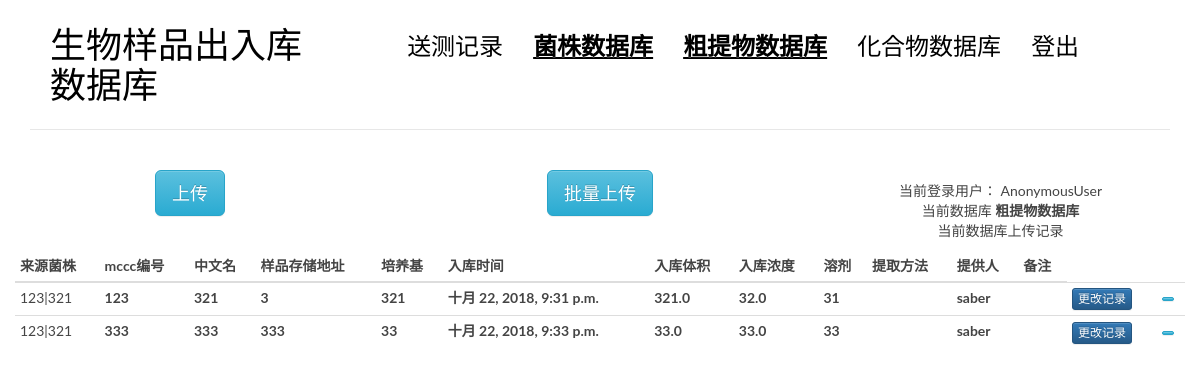
Page /bact/bact2cru/1 on the earlier database version.
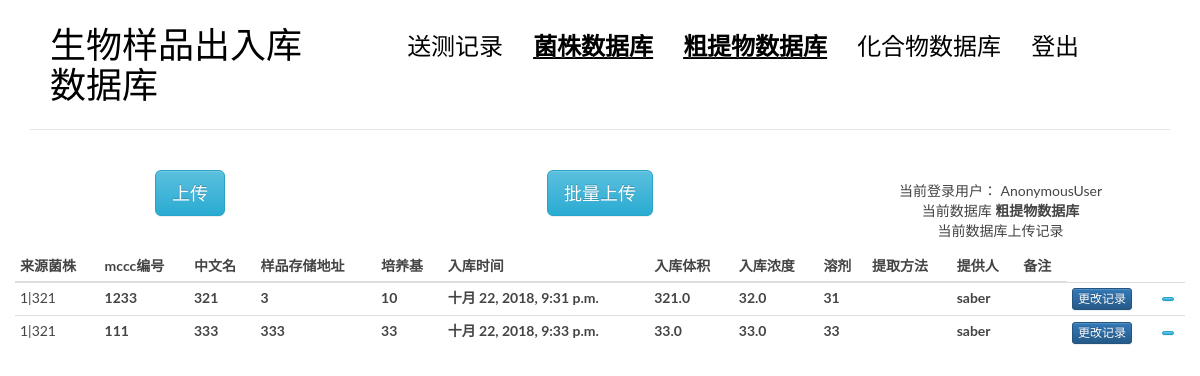
Same page on the later database version.
### blog/models.py (models this page shows, shortened)
class crudeex(models.Model): ##粗提物
    frombact = models.ForeignKey(bact) ##来源菌株  %%没有显示出来
    crunumber = models.CharField(max_length = 50) #粗提物编号，唯一
    mcccnumber = models.CharField(max_length = 50) #mccc编号
    chinesename = models.CharField(max_length = 200) #中文名
    recadd = models.CharField(max_length = 100)#样品存储地址
    media = models.CharField(max_length = 200) #培养基
    entertime = models.DateTimeField(auto_now_add=True,editable = True) #入库时间
    entervol = models.FloatField() #入库体积
    entercol =  models.FloatField() #入库浓度
    solvent = models.CharField(max_length = 100) #溶剂
    exrmethod = models.CharField(max_length = 500, blank = True) #提取方法
    provider = models.ForeignKey(User) #提供人
    comment = models.CharField(max_length = 500, blank = True)

@python_2_unicode_compatible
class bact(models.Model):  #菌株
    bactnumber = models.CharField(max_length = 50,blank = False) #菌株保藏编号 输入
    sourcenum = models.CharField(max_length = 50, blank = True) #平台资源编号 输入
    genus = models.CharField(max_length = 200,blank = False) #属名 输入
    species = models.CharField(max_length = 200,blank = False) #种名 输入
    chinesename = models.CharField(max_length = 200, blank = True) #中文名 输入
    recadd = models.CharField(max_length = 100,blank = False)#样品存储地址 输入
    orinum = models.CharField(max_length = 100, blank = True) #原始资源编号 输入
    history = models.CharField(max_length = 100, blank = True) #来源历史 输入
    storetime = models.DateTimeField(auto_now_add=True,editable = True) #收藏时间
    media = models.CharField(max_length = 50,blank = False) #培养基编号 输入
    getmet = models.CharField(max_length = 100,blank = False) #获取途径 输入
    upload = models.ForeignKey(User, null = True)#保藏人
    modbact = models.CharField(max_length = 50, blank = True)#模式菌株 输入
    mianuse = models.CharField(max_length = 100, blank = True) #主要用途 输入
    danger = models.CharField(max_length = 100, blank = True) #生物危害程度 输入
    comment = models.CharField(max_length = 500, blank = True) #输入
    def __str__(self):
        return self.bactnumber + '|' + self.chinesename

### blog/bact.py (the view)
# urls.py: url(r'^bact/bact2cru/(\d+)$', views.bact2cru, name='bact2cru'),
def bact2cru(request, bactid):
    bacts = bact.objects.get(id = bactid)
    lists = crudeex.objects.filter(frombact = bacts)
    return render(request, 'blog/crudeex.html', context = {'tests' : lists, 'msg' : -1} )

### blog/templatetags/blog_tags.py (called while the page is built)
@register.simple_tag
def get_all_bact():
    return bact.objects.all().order_by('-storetime')

### templates/blog/crudeex.html (shortened to what this page needs)
{% extends 'base.html' %}
{% load blog_tags %}
{%block main %}
<body>
    <div class="row">
        <div class="col-md-4 col-sm-5 col-xs-8">
            <center>
                <button class="btn btn-info btn-primary btn-lg" data-toggle="modal" data-target="#myModal">
                    上传
                </button>
            </center>
        </div>
        <div class="col-md-4 col-sm-5 col-xs-8">
            <center>
                <button class="btn btn-info btn-primary btn-lg" data-toggle="modal" data-target="#batchinput">
                    批量上传
                </button>
            </center>
        </div>
        <div class="col-md-4 col-sm-7 col-xs-4">
            <nav class="main-nav" role="navigation">
                <div class="collapse navbar-collapse" id="bs-example-navbar-collapse-1">
                        <ul class="list-unstyled text-center" >
                            <li>当前登录用户： {{request.user}}</li>
                            <li>当前数据库 <strong>粗提物数据库</strong></li>
                            <li>当前数据库上传记录 {{num}}</li>
                        </ul>
                </div>
            </nav>
        </div>
    </div>
    <div class="col-md-12 col-sm-7 col-xs-4">
    <table class="table table-hover table-condensed">
            <thead>
                <tr>
                    <th>来源菌株</th>
                    <th>mccc编号</th>
                    <th>中文名</th>
                    <th>样品存储地址</th>
                    <th>培养基</th>
                    <th>入库时间</th>
                    <th>入库体积</th>
                    <th>入库浓度</th>
                    <th>溶剂</th>
                    <th>提取方法</th>
                    <th>提供人</th>
                    <th>备注</th>
                </tr>
            </thead>
            <tbody>
                    {% for crudeex in tests %}
                    {% if request.user == crudeex.provider %}
                    <tr class="row1 success"   data-frombact = "{{crudeex.frombact.id}}"
                    data-whatever = "{{crudeex.id}}" data-mcccnumber = "{{crudeex.mcccnumber}}" data-chinesename = "{{crudeex.chinesename}}"
                    data-recadd = "{{crudeex.recadd}}" data-media = "{{crudeex.media}}" data-entervol = "{{crudeex.entervol}}"
                    data-entercol = "{{crudeex.entercol}}"  data-solvent = "{{crudeex.solvent}}"  data-exrmethod = "{{crudeex.exrmethod}}"
                    data-comment = "{{crudeex.comment}}" >
                    {% else %}
                    <tr class="row1" data-frombact = "{{crudeex.frombact.id}}"
                    data-whatever = "{{crudeex.id}}" data-mcccnumber = "{{crudeex.mcccnumber}}" data-chinesename = "{{crudeex.chinesename}}"
                    data-recadd = "{{crudeex.recadd}}" data-media = "{{crudeex.media}}" data-entervol = "{{crudeex.entervol}}"
                    data-entercol = "{{crudeex.entercol}}"  data-solvent = "{{crudeex.solvent}}"  data-exrmethod = "{{crudeex.exrmethod}}"
                    data-comment = "{{crudeex.comment}}">
                    {% endif %}
                            <td class = "field-frombact">{{crudeex.frombact}}</td>
                            <th class = "field-mcccnumber"> {{crudeex.mcccnumber}}</th>
                            <th class = "field-chinesename">{{crudeex.chinesename}}</th>
                            <th class = "field-recadd">{{crudeex.recadd}}</th>
                            <th class = "field-media">{{crudeex.media}}</th>
                            <th class = "field-entertime">{{crudeex.entertime}}</th>
                            <th class = "field-entervol">{{crudeex.entervol}}</th>
                            <th class = "field-entercol">{{crudeex.entercol}}</th>
                            <th class = "field-solvent">{{crudeex.solvent}}</th>
                            <th class = "field-exrmethod">{{crudeex.exrmethod}}</th>
                            <th class = "field-provider">{{crudeex.provider}}</th>
                            <th class = "field-comment">{{crudeex.comment}}</th>
                            <th><button type="button" class="btn btn-primary btn-xs"  data-toggle="modal" data-target="#alter" >更改记录</button></th>
                            <th><button type="button" class="btn  btn-info btn-xs"><a href="{% url 'blog:cru2cpd' crudeex.id %}">{{crudeex.num_cpd}}</a></button></th>
                    </tr>
                    {% empty %}
                      <div class="row1">null</div>
                    {% endfor %}
            </tbody>
        </table>
    </div>
                            {% get_all_bact as bact_list %}
                                {% get_all_bact as bact_list %}
</body>
{% endblock main %}

### templates/base.html (shortened to what this page needs)
{% load staticfiles %}
<!DOCTYPE html>
<html lang="en">
    <head>
        <link rel="stylesheet" href="{% static 'blog/css/bootstrap.min.css' %}">
        <link rel="stylesheet" href="{% static 'blog/css/pace.css' %}">
        <link rel="stylesheet" href="{% static 'blog/css/bootstrap.css' %}">
        <link rel="stylesheet" href="{% static 'blog/css/bootstrap-theme.css' %}">
        <link rel="stylesheet" href="{% static 'blog/css/bootstrap-theme.min.css' %}">
        <link rel="stylesheet" href="{% static 'blog/css/custom.css' %}">
        <link rel="stylesheet" href="{% static 'blog/css/highlights/github.css' %}">
    </head>
            <div class="container">
                    <header id="site-header">
                        <div class="row">
                            <div class="col-md-3 col-sm-5 col-xs-8">
                                <div class="logo">
                                    <h1><a href="{% url 'blog:recordindex' %}"><b>生物样品出入库</b> 数据库</a></h1>
                                </div>
                            </div>
                            <div class="col-md-9 col-sm-7 col-xs-4">
                                <nav class="main-nav" role="navigation">
                                    <div class="collapse navbar-collapse" id="bs-example-navbar-collapse-1">
                                        <ul class="nav navbar-nav navbar-right" id = 'hhhh'>
                                            <li class="cl-effect-11" id = 'record'><a href="{% url 'blog:recordindex' %}" data-hover="送测记录">送测记录</a></li>
                                            <li class="cl-effect-11" id = 'bact'><a href="{% url 'blog:bactindex' %}" data-hover="菌株数据库">菌株数据库</a></li>
                                            <li class="cl-effect-11" id = 'cru'><a href="{% url 'blog:crudeexindex' %}" data-hover="粗提物数据库">粗提物数据库</a></li>
                                            <li class="cl-effect-11" id = 'cpd'><a href="{% url 'blog:cpdindex' %}" data-hover="化合物数据库">化合物数据库</a></li>
                                            <li class="cl-effect-11"><a href="{% url 'blog:logout_user' %}" data-hover="登出">登出</a></li>
                                        </ul>
                                    </div>
                                </nav>
                            </div>
                        </div>
                    </header>
                </div>
                {% block main %}
                {% endblock main %}
</html>

### blog/static/blog/css/custom.css (style rules this page uses)
* { outline: none; }
h1, h2, h3, h4, h5, h6 { margin-top: 0; }
b { font-weight: 400; }
a { color: #333; }
body { color: #444; font-family: 'Lato', sans-serif; }
#site-header { background-color: #FFF; padding: 25px 20px; margin-bottom: 40px; border-bottom: 1px solid #e7e7e7; }
.logo h1 a { color: #000; }
.logo h1 { margin: 0; font-family: 'Lato', sans-serif; font-weight: 300; }
.main-nav { margin-top: 11px; max-width: 95%; }
.main-nav a { color: #000000 !important; padding: 0 0 5px 0 !important; margin-right: 30px; font-family: 'Lato', sans-serif; font-weight: 300; font-size: 24px; }
.cl-effect-11 a { padding: 10px 0; color: #0972b4; text-shadow: none; }
.cl-effect-11 a::before { position: absolute; top: 0; left: 0; overflow: hidden; padding: 0 0 5px 0 !important; max-width: 0; border-bottom: 1px solid #000; color: #000; content: attr(data-hover); white-space: nowrap; -webkit-transition: max-width 0.5s; -moz-transition: max-width 0.5s; transition: max-width 0.5s; }

Differences in the rows shown:
changed crudeex "十月 22, 2018, 9:31 p.m.": frombact "123|321" → "1|321"; mcccnumber "123" → "1233"; media "321" → "10"
changed crudeex "十月 22, 2018, 9:33 p.m.": frombact "123|321" → "1|321"; mcccnumber "333" → "111"
